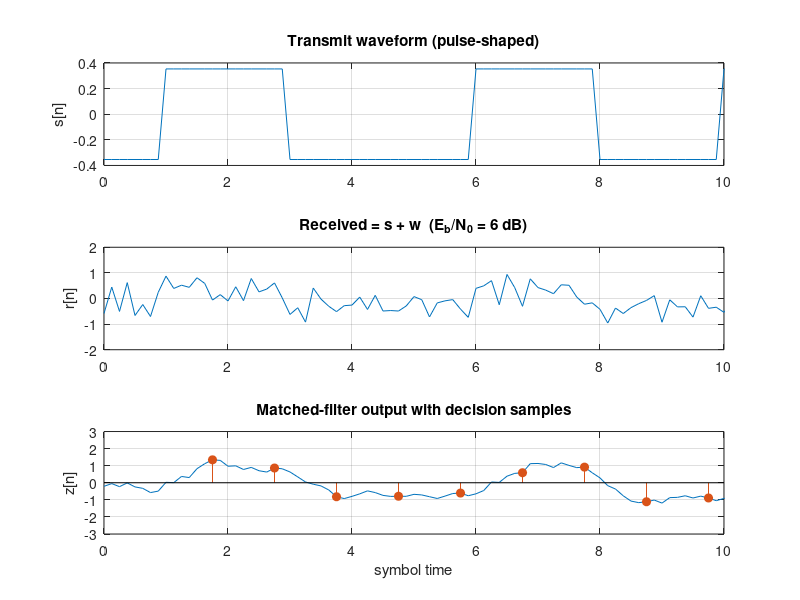
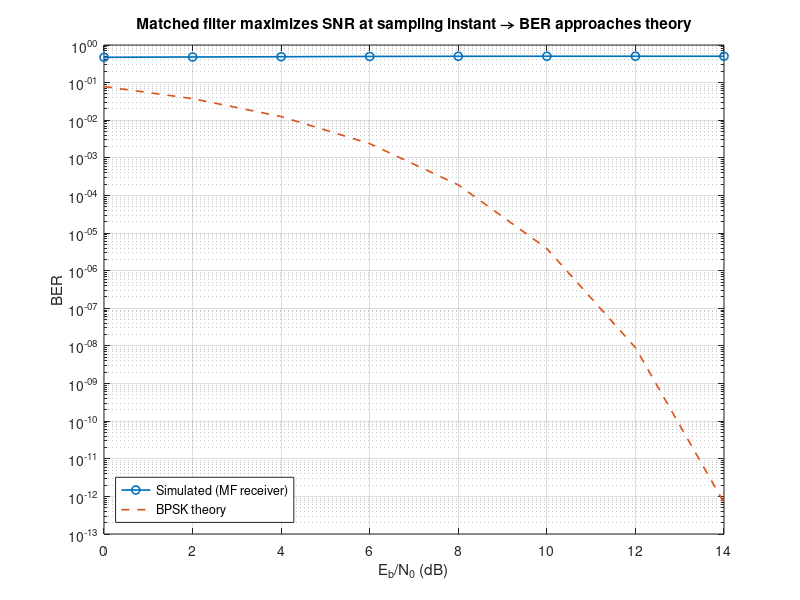

Here is the MATLAB script that generated these plots, in order:
% ---------------------------------------------------------------
% Matched filter demo for a noisy digital link (BPSK over AWGN)
% - Pulse shaping: rectangular pulse p[n] (unit energy)
% - Receiver MF: h[n] = time-reversed p[n]
% - Sampling at symbol instants -> decisions -> BER
% ---------------------------------------------------------------
clear;
close all;
rng(1);

% ----- system params
Nsym = 2e4;            % number of symbols (for BER curve)
L    = 8;              % samples per symbol (oversampling)
p    = ones(1,L)/sqrt(L);          % rectangular pulse, unit energy
h    = fliplr(p);                   % matched filter
EbN0dB = 0:2:14;                    % SNR sweep for BER

% ----- generate random BPSK symbols {+1,-1}
a = 2*(rand(1,Nsym)>0.5)-1;

% ----- upsample and shape
u = upsample(a,L);                     % insert L-1 zeros between symbols
s = conv(u,p,'full');                  % transmit waveform

% ----- helper for sampling indices after MF
% Output length after s * h is length(s)+L-1.
% First symbol's peak occurs at index (2*L-1); then every L samples.
idx0 = 2*L-1;
idx  = idx0 : L : idx0 + (Nsym-1)*L;

% ----- BER sweep
ber = zeros(size(EbN0dB));
for k = 1:numel(EbN0dB)
    % Es = Eb for BPSK; choose Es=1 -> Eb/N0 sets N0.
    EbN0   = 10.^(EbN0dB(k)/10);
    N0     = 1/EbN0;                   % since Eb=1
    sigma2 = N0/2;                     % real AWGN per sample (discrete-time)

    w = sqrt(sigma2) * randn(size(s)); % white noise at channel
    r = s + w;                         % received

    % matched filter & sample
    z = conv(r,h,'full');
    z_samp = z(idx);

    % decisions & BER
    a_hat = sign(z_samp);
    ber(k) = mean(a_hat ~= a);
end

% ----- One-shot visualization at a moderate SNR
EbN0dB_show = 6;
EbN0_show   = 10^(EbN0dB_show/10);
N0_show     = 1/EbN0_show; sigma2_show = N0_show/2;
w_show = sqrt(sigma2_show)*randn(size(s));
r_show = s + w_show;
z_show = conv(r_show,h,'full');
z_samp_show = z_show(idx);

figure('Name','Waveforms (example realization)'); clf
t = (0:numel(r_show)-1)/L;
subplot(3,1,1)
plot(t, s); xlim([0, 80/L]); grid on
title('Transmit waveform (pulse-shaped)'); ylabel('s[n]')
subplot(3,1,2)
plot(t, r_show); xlim([0, 80/L]); grid on
title(sprintf('Received = s + w  (E_b/N_0 = %g dB)', EbN0dB_show)); ylabel('r[n]')
subplot(3,1,3)
tt = (0:numel(z_show)-1)/L;
plot(tt, z_show); hold on
stem((idx-1)/L, z_samp_show, 'filled'); xlim([0, 80/L]); grid on
title('Matched-filter output with decision samples'); ylabel('z[n]'); xlabel('symbol time')

% ----- BER curve and theory
Pb_theory = qfunc(sqrt(2*10.^(EbN0dB/10)));  % BPSK over AWGN

figure('Name','BER'); clf
semilogy(EbN0dB, ber, 'o-','LineWidth',1.2); hold on
semilogy(EbN0dB, Pb_theory, '--','LineWidth',1.2);
grid on; xlabel('E_b/N_0 (dB)'); ylabel('BER')
legend('Simulated (MF receiver)','BPSK theory','Location','southwest')
title('Matched filter maximizes SNR at sampling instant → BER approaches theory')
